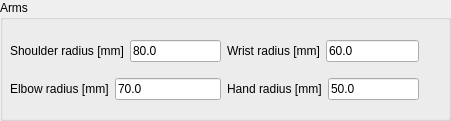
      <widget class="QGroupBox" name="groupBox">
       <property name="geometry">
        <rect>
         <x>0</x>
         <y>0</y>
         <width>451</width>
         <height>121</height>
        </rect>
       </property>
       <property name="title">
        <string>Arms</string>
       </property>
       <widget class="QWidget" name="horizontalLayoutWidget">
        <property name="geometry">
         <rect>
          <x>10</x>
          <y>30</y>
          <width>409</width>
          <height>80</height>
         </rect>
        </property>
        <layout class="QHBoxLayout" name="horizontalLayout_67">
         <item>
          <layout class="QVBoxLayout" name="verticalLayout_39">
           <item>
            <layout class="QHBoxLayout" name="horizontalLayout">
             <item>
              <widget class="QLabel" name="label_shoulder_r">
               <property name="text">
                <string>Shoulder radius [mm]</string>
               </property>
              </widget>
             </item>
             <item>
              <widget class="QLineEdit" name="lineEdit_shoulder_r">
               <property name="text">
                <string>80.0</string>
               </property>
              </widget>
             </item>
            </layout>
           </item>
           <item>
            <layout class="QHBoxLayout" name="horizontalLayout_2">
             <item>
              <widget class="QLabel" name="label_shoulder_r_2">
               <property name="text">
                <string>Elbow radius [mm]</string>
               </property>
              </widget>
             </item>
             <item>
              <widget class="QLineEdit" name="lineEdit_elbow_r">
               <property name="text">
                <string>70.0</string>
               </property>
              </widget>
             </item>
            </layout>
           </item>
          </layout>
         </item>
         <item>
          <layout class="QVBoxLayout" name="verticalLayout_45">
           <item>
            <layout class="QHBoxLayout" name="horizontalLayout_5">
             <item>
              <widget class="QLabel" name="label_shoulder_r_5">
               <property name="text">
                <string>Wrist radius [mm]</string>
               </property>
              </widget>
             </item>
             <item>
              <widget class="QLineEdit" name="lineEdit_wrist_r">
               <property name="text">
                <string>60.0</string>
               </property>
              </widget>
             </item>
            </layout>
           </item>
           <item>
            <layout class="QHBoxLayout" name="horizontalLayout_6">
             <item>
              <widget class="QLabel" name="label_shoulder_r_6">
               <property name="text">
                <string>Hand radius [mm]</string>
               </property>
              </widget>
             </item>
             <item>
              <widget class="QLineEdit" name="lineEdit_hand_r">
               <property name="text">
                <string>50.0</string>
               </property>
              </widget>
             </item>
            </layout>
           </item>
          </layout>
         </item>
        </layout>
       </widget>
      </widget>
